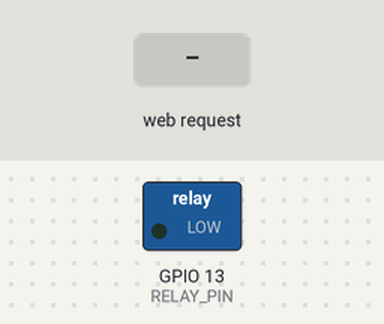
Recording of a sketch running on a simulated ESP32. On the bench: switched loads named in the sketch (green lamp = pin HIGH). Inputs (shaded band) come from the test bench. WiFi joins after 1.5 s; servers stay silent unless stated; the camera gives no picture; what the sketch prints to the serial monitor is not drawn.

Above: at 3.5 s.
3.6 s: HTTP request GET /spray received
At 4.4 s:
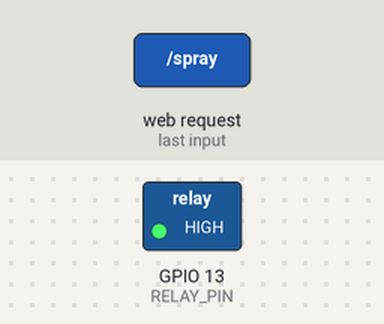
Timing chart, 0 to 6.6 s (numbered marks = the images above; inputs shaded):
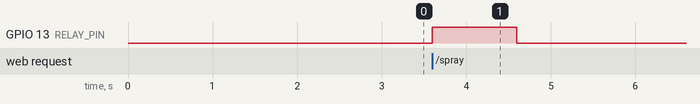

Measured:
- after the input at 3.6 s, GPIO 13 (RELAY_PIN): LOW → HIGH at once, → LOW 1.0 s later

The sketch:

esp32.ino
```cpp
#include "esp_camera.h"
#include <WiFi.h>
#include <WebServer.h>

// ================= WIFI =================
const char* ssid = "618";
const char* password = "618618618@";

// ================= RELAY =================
#define RELAY_PIN 13
#define MAX_SPRAY_MS 2000   // GIỚI HẠN CỨNG 2000ms

// ================= CAMERA PIN (AI THINKER) =================
#define PWDN_GPIO_NUM     32
#define RESET_GPIO_NUM    -1
#define XCLK_GPIO_NUM      0
#define SIOD_GPIO_NUM     26
#define SIOC_GPIO_NUM     27

#define Y9_GPIO_NUM       35
#define Y8_GPIO_NUM       34
#define Y7_GPIO_NUM       39
#define Y6_GPIO_NUM       36
#define Y5_GPIO_NUM       21
#define Y4_GPIO_NUM       19
#define Y3_GPIO_NUM       18
#define Y2_GPIO_NUM        5

#define VSYNC_GPIO_NUM    25
#define HREF_GPIO_NUM     23
#define PCLK_GPIO_NUM     22

// ================= SERVER =================
WebServer server(80);

void startCamera() {
  camera_config_t config;
  config.ledc_channel = LEDC_CHANNEL_0;
  config.ledc_timer   = LEDC_TIMER_0;
  config.pin_d0       = Y2_GPIO_NUM;
  config.pin_d1       = Y3_GPIO_NUM;
  config.pin_d2       = Y4_GPIO_NUM;
  config.pin_d3       = Y5_GPIO_NUM;
  config.pin_d4       = Y6_GPIO_NUM;
  config.pin_d5       = Y7_GPIO_NUM;
  config.pin_d6       = Y8_GPIO_NUM;
  config.pin_d7       = Y9_GPIO_NUM;
  config.pin_xclk     = XCLK_GPIO_NUM;
  config.pin_pclk     = PCLK_GPIO_NUM;
  config.pin_vsync    = VSYNC_GPIO_NUM;
  config.pin_href     = HREF_GPIO_NUM;
  config.pin_sccb_sda = SIOD_GPIO_NUM;
  config.pin_sccb_scl = SIOC_GPIO_NUM;
  config.pin_pwdn     = PWDN_GPIO_NUM;
  config.pin_reset    = RESET_GPIO_NUM;
  config.xclk_freq_hz = 20000000;
  config.pixel_format = PIXFORMAT_JPEG;

  config.frame_size   = FRAMESIZE_VGA;
  config.jpeg_quality = 12;
  config.fb_count     = 1;

  esp_err_t err = esp_camera_init(&config);
  if (err != ESP_OK) {
    Serial.printf("❌ Camera init failed: 0x%x\n", err);
    ESP.restart();
  }
}

void handleCapture() {
  camera_fb_t *fb = esp_camera_fb_get();
  if (!fb) {
    server.send(500, "text/plain", "Camera capture failed");
    return;
  }

  WiFiClient client = server.client();

  client.println("HTTP/1.1 200 OK");
  client.println("Content-Type: image/jpeg");
  client.print("Content-Length: ");
  client.println(fb->len);
  client.println("Connection: close");
  client.println();

  client.write(fb->buf, fb->len);

  esp_camera_fb_return(fb);
}


void handleSpray() {
  int sprayTime = 1000;  // mặc định 1 giây

  if (server.hasArg("time")) {
    sprayTime = server.arg("time").toInt();
  }

  if (sprayTime < 300) sprayTime = 300;
  if (sprayTime > MAX_SPRAY_MS) sprayTime = MAX_SPRAY_MS;

  Serial.print("💧 SPRAY: ");
  Serial.print(sprayTime);
  Serial.println(" ms");

  digitalWrite(RELAY_PIN, HIGH);
  delay(sprayTime);
  digitalWrite(RELAY_PIN, LOW);

  server.send(200, "text/plain",
              "SPRAY OK - " + String(sprayTime) + " ms");
}

void setup() {
  Serial.begin(115200);
  delay(500);

  pinMode(RELAY_PIN, OUTPUT);
  digitalWrite(RELAY_PIN, LOW);

  WiFi.begin(ssid, password);
  Serial.print("🔌 Connecting WiFi");
  while (WiFi.status() != WL_CONNECTED) {
    delay(500);
    Serial.print(".");
  }

  Serial.println("\n✅ WiFi connected");
  Serial.print("📡 ESP32 IP: ");
  Serial.println(WiFi.localIP());

  startCamera();

  server.on("/capture", handleCapture);
  server.on("/spray", handleSpray);

  server.begin();
  Serial.println("🚀 Server started");
}

void loop() {
  server.handleClient();
}
```
